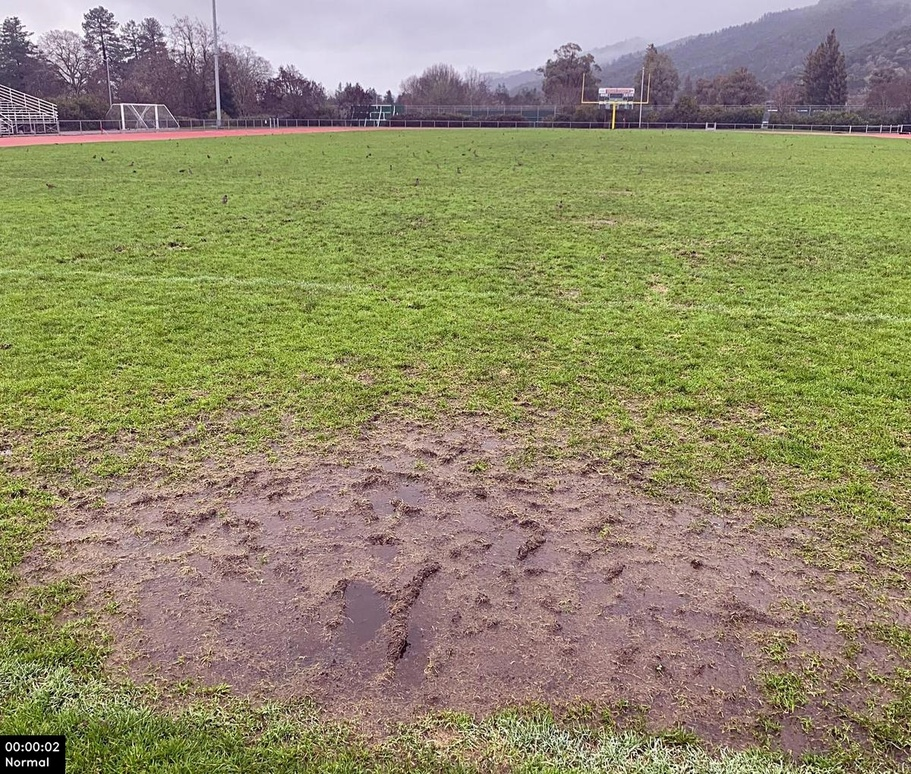
#> input picture Payload/NASAcode/savedImages/000002_normal_000.jpg, 911 x 774 px, shrunk from 1200 x 1020 before the run; its folder holds 4 pictures in this run
$ python otherImageStuff.py
#> lines starting #> are read from the running program, lines starting #| are printed output that depends on the picture
import os
import math

import numpy as np
import matplotlib.pyplot as plt
import cv2

#from NASAcode.tools import img_functions as imgF

SCRIPT_DIR = os.path.dirname(os.path.abspath(__file__))
PARENT_DIR = os.path.dirname(SCRIPT_DIR) # Up one directory

#SAVEDIMAGES_DIR = os.path.join(SCRIPT_DIR, "savedImages")
SAVEDIMAGES_DIR = os.path.join(PARENT_DIR, "savedImages")
TESTIMAGES_DIR = os.path.join(PARENT_DIR, "TestImages")

"""
DOCUMENT TODO
"""
def showImages(folderDir, join):
#> called with folderDir = 'Payload/NASAcode/savedImages', join = True
   if (join):
      numImg = 0
      imgIndex = 1

      for images in os.listdir(folderDir):
         if (images.endswith(".jpg")):
            numImg += 1

      plotSize = math.ceil(numImg**0.5)

      plt.figure("Show images")

      for images in os.listdir(folderDir):
         if (images.endswith(".jpg")):
            plt.subplot(plotSize, plotSize, imgIndex)
            img = cv2.imread(os.path.join(SAVEDIMAGES_DIR, images))
#> img is the input picture: shape (774, 911, 3); mean B, G, R 106.7, 139, 145.6
            plt.imshow(cv2.cvtColor(img, cv2.COLOR_BGR2RGB))
            plt.axis("off")
            imgIndex += 1

   else:
      imgIndex = 1
      for images in os.listdir(folderDir):
         if (images.endswith(".jpg")):
            plt.figure(imgIndex)
            img = cv2.imread(os.path.join(SAVEDIMAGES_DIR, images))
            plt.imshow(cv2.cvtColor(img, cv2.COLOR_BGR2RGB))
            plt.axis("off")
            imgIndex += 1

   plt.show()
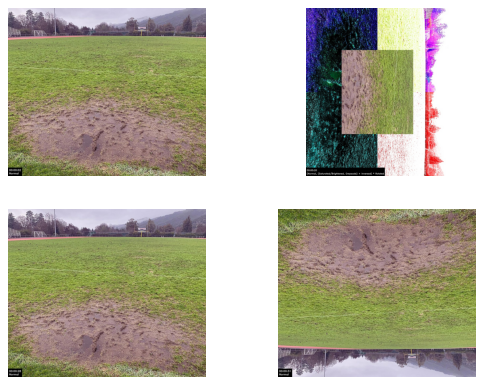
#> figure drawn by matplotlib, 4 panels


showImages(SAVEDIMAGES_DIR, True)

imgN = os.path.join(TESTIMAGES_DIR, "field.jpg")
imgD = os.path.join(TESTIMAGES_DIR, "fieldBlack.jpg")
imgB = os.path.join(TESTIMAGES_DIR, "fieldBrightest.jpg")

# threshold for 30? ... need testing
#ans = imgF.compareImgs(imgD, imgN)

#print(ans)
